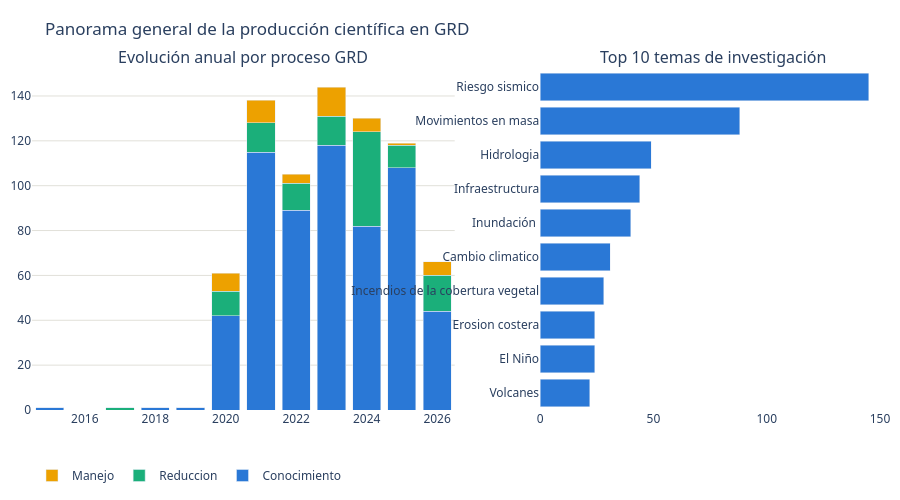

Notebook code cell kept with this figure:
### Markdown cell above
## Panorama general

### Code cell
#| label: cell-vigilancia-resumen
import pandas as pd
import plotly.graph_objects as go
import plotly.io as pio

pio.renderers.default = "plotly_mimetype+png"

SHEET_ID = "1x83kWcmNX5OJ1-aP36_liBzp7iJOz228xAkrAb5-RkE"
CSV_URL = f"https://docs.google.com/spreadsheets/d/{SHEET_ID}/gviz/tq?tqx=out:csv&sheet=Vigilancia_CTeI"
df = pd.read_csv(CSV_URL)

from plotly.subplots import make_subplots

PROCESO_COLORS = {"Conocimiento": "#2a78d6", "Reduccion": "#1baf7a", "Manejo": "#eda100"}
sub = df.dropna(subset=["A\u00d1O", "PROCESO"])
sub = sub[sub["PROCESO"].isin(PROCESO_COLORS)]
sub["A\u00d1O"] = sub["A\u00d1O"].astype(int)
pivot = sub.groupby(["A\u00d1O", "PROCESO"]).size().unstack(fill_value=0)
pivot = pivot.reindex(columns=list(PROCESO_COLORS)).reindex(
    range(int(sub["A\u00d1O"].min()), int(sub["A\u00d1O"].max()) + 1), fill_value=0
)

temas = df["TEMA"].dropna().value_counts().head(10).sort_values()

fig = make_subplots(
    rows=1, cols=2,
    subplot_titles=("Evoluci\u00f3n anual por proceso GRD", "Top 10 temas de investigaci\u00f3n"),
    column_widths=[0.55, 0.45],
)
for proceso, color in PROCESO_COLORS.items():
    fig.add_trace(
        go.Bar(x=pivot.index, y=pivot[proceso], name=proceso, marker_color=color,
               hovertemplate=f"<b>{proceso}</b><br>%{{x}}: %{{y}}<extra></extra>"),
        row=1, col=1,
    )
fig.add_trace(
    go.Bar(x=temas.values, y=temas.index, orientation="h", marker_color="#2a78d6",
           showlegend=False, hovertemplate="<b>%{y}</b><br>%{x} productos<extra></extra>"),
    row=1, col=2,
)
fig.update_layout(
    barmode="stack",
    title="Panorama general de la producci\u00f3n cient\u00edfica en GRD",
    height=500,
    margin=dict(l=10, r=10, t=70, b=70),
    font=dict(family="system-ui, -apple-system, Segoe UI, sans-serif"),
    legend=dict(orientation="h", yanchor="top", y=-0.15, xanchor="left", x=0),
    plot_bgcolor="white",
)
fig.update_yaxes(gridcolor="#e1e0d9", row=1, col=1)
fig.show()

### Figure 1 — Plotly figure (JSON) as saved in the notebook; plotly's stock layout.template omitted (floating-point values rounded to 4 significant figures)
{"data": [{"hovertemplate": "<b>Conocimiento</b><br>%{x}: %{y}<extra></extra>", "marker": {"color": "#2a78d6"}, "name": "Conocimiento", "type": "bar", "x": [2015, 2016, 2017, 2018, 2019, 2020, 2021, 2022, 2023, 2024, 2025, 2026], "xaxis": "x", "y": [1, 0, 0, 1, 1, 42, 115, 89, 118, 82, 108, 44], "yaxis": "y"}, {"hovertemplate": "<b>Reduccion</b><br>%{x}: %{y}<extra></extra>", "marker": {"color": "#1baf7a"}, "name": "Reduccion", "type": "bar", "x": [2015, 2016, 2017, 2018, 2019, 2020, 2021, 2022, 2023, 2024, 2025, 2026], "xaxis": "x", "y": [0, 0, 1, 0, 0, 11, 13, 12, 13, 42, 10, 16], "yaxis": "y"}, {"hovertemplate": "<b>Manejo</b><br>%{x}: %{y}<extra></extra>", "marker": {"color": "#eda100"}, "name": "Manejo", "type": "bar", "x": [2015, 2016, 2017, 2018, 2019, 2020, 2021, 2022, 2023, 2024, 2025, 2026], "xaxis": "x", "y": [0, 0, 0, 0, 0, 8, 10, 4, 13, 6, 1, 6], "yaxis": "y"}, {"hovertemplate": "<b>%{y}</b><br>%{x} productos<extra></extra>", "marker": {"color": "#2a78d6"}, "orientation": "h", "showlegend": false, "type": "bar", "x": [22, 24, 24, 28, 31, 40, 44, 49, 88, 145], "xaxis": "x2", "y": ["Volcanes", "El Niño", "Erosion costera", "Incendios de la cobertura vegetal", "Cambio climatico", "Inundación ", "Infraestructura", "Hidrologia", "Movimientos en masa", "Riesgo sismico"], "yaxis": "y2"}], "layout": {"annotations": [{"font": {"size": 16}, "showarrow": false, "text": "Evolución anual por proceso GRD", "x": 0.2475, "xanchor": "center", "xref": "paper", "y": 1.0, "yanchor": "bottom", "yref": "paper"}, {"font": {"size": 16}, "showarrow": false, "text": "Top 10 temas de investigación", "x": 0.7975, "xanchor": "center", "xref": "paper", "y": 1.0, "yanchor": "bottom", "yref": "paper"}], "barmode": "stack", "font": {"family": "system-ui, -apple-system, Segoe UI, sans-serif"}, "height": 500, "legend": {"orientation": "h", "x": 0, "xanchor": "left", "y": -0.15, "yanchor": "top"}, "margin": {"b": 70, "l": 10, "r": 10, "t": 70}, "plot_bgcolor": "white", "title": {"text": "Panorama general de la producción científica en GRD"}, "xaxis": {"anchor": "y", "domain": [0.0, 0.495]}, "xaxis2": {"anchor": "y2", "domain": [0.595, 1.0]}, "yaxis": {"anchor": "x", "domain": [0.0, 1.0], "gridcolor": "#e1e0d9"}, "yaxis2": {"anchor": "x2", "domain": [0.0, 1.0]}}}
